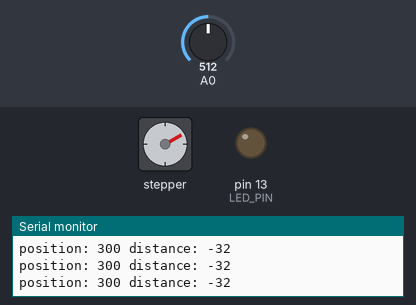
A sketch run on a simulated Arduino Uno, built with avr-gcc and run on an emulated ATmega328P. Parts: stepper motor, output pins drawn as LEDs (lit = HIGH), the last lines printed to the serial monitor. The inputs (shaded band) are chosen by the test bench; at power-on: A0 = 512. Stepper angles assume 2048 steps per turn.

Above: at 2.2 s.
2.3 s: A0 set to 716
At 2.72 s:
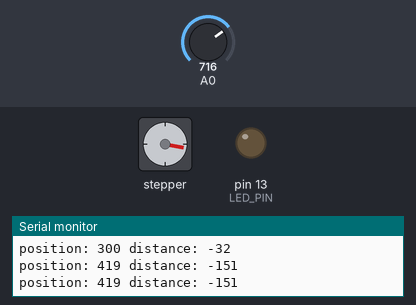
5.3 s: A0 set to 511
At 5.49 s:
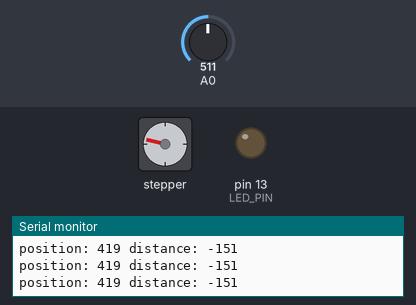
Timing chart, 0 to 14.3 s (numbered marks = the images above; inputs shaded):
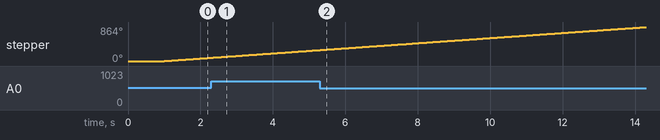

The sketch:

bridge.ino
```cpp
#include <Arduino.h>
#include <SoftwareSerial.h>
#include <Stepper.h>

const int LED_PIN = 13;

// The stepper motor speed in rounds per minute.
// Note: This is the speed I found to be most reliable. With higher
// speeds the motor has hickups when running counter clock wise (CCW).
const int SPEED_RPM = 11;

// See: https://arduinogetstarted.com/tutorials/arduino-controls-28byj-48-stepper-motor-using-uln2003-driver
// See: https://www.makerguides.com/28byj-48-stepper-motor-arduino-tutorial/
const int STEPS_PER_REVOLUTION = 2048;

// Note: The order of pins is adapted to the *actual* wiring on the stepper
// motor and differs from the order describe in the previous articles.
// Stepper stepper(STEPS_PER_REVOLUTION, 9, 11, 8, 10); // 5V stepper motor
Stepper stepper(STEPS_PER_REVOLUTION, 11, 9, 10, 8); // 12V stepper motor

// Potentiometer value when the bridge is levelled.
int center = 268;

// Defines potentiometer values that should be moved to in the given sequence.
// When the last value was reached the list will skip the first value and repeat from the second.
int targetList[5] = { 0, 155, 50, -155, -50 };

// Defines delays in ms that should be waited after a target was reached. The
// sequence corresponds to the values in the above target list.
int targetDelay[5] = { 5000, 0, 6500, 0, 6500 };

// Index from 0 to len(targetList) - 1 of the currently selected target.
int targetIndex = 0;

// Current value of the potentiometer mapped to mm above 0.
int position = 0;

// Current distance from the current target in mm.
int distance = 0;

// Tolerance in mm when we consider a target to be reached.
int threshold = 3;

void setup()
{
  // Set the built-in LED pin as output.
  pinMode(LED_PIN, OUTPUT);

  // Initialize the serial interface with a baudrate of 9600.
  Serial.begin(9600);

  // The stepper motor needs time to settle.
  delay(1000);

  // Write a header to be able to distiguish different runs on the console.
  Serial.println();
  Serial.println("Initialized.");
}

void loop()
{
  updatePosition();
  updateDistance();
  step();
}

void updatePosition()
{
  // Map the 8 Bit analog value to the 6cm scale of the potentiometer.
  position = map(analogRead(A0), 0, 1024, 0, 600);

  Serial.print("position: ");
  Serial.print(position);

  bool levelled = (center - threshold) < position && position < (center + threshold);

  if(!levelled)
  {
    digitalWrite(LED_PIN, LOW);
  }
  else
  {
    digitalWrite(LED_PIN, HIGH);
  }
}

void updateDistance()
{
  int t = center + targetList[targetIndex];
  int d = t - position;

  Serial.print(" distance: ");
  Serial.println(d);

  distance = d;
}

void step()
{
  if(abs(distance) > threshold)
  {
    // Get the required direction towards the target; -1 is CCW and 1 is CW.
    int d = distance > 0 ? -1 : 1;
    int s = d * min(100, abs(distance));

    stepper.setSpeed(SPEED_RPM);
    stepper.step(s);

    position += s;
  }
  else
  {
    // Wait the defined number of ms for the current target..
    int ms = targetDelay[targetIndex];

    delay(ms);

    // C++ is ugly and we need to calculate the size of the target list.
    int targetCount = sizeof(targetList) / sizeof(targetList[0]);

    targetIndex += 1;

    // If we reached the last target then restart and skip the intial center.
    if(targetIndex > (targetCount - 1))
    {
      targetIndex = 1;
    }
  }
}
```
